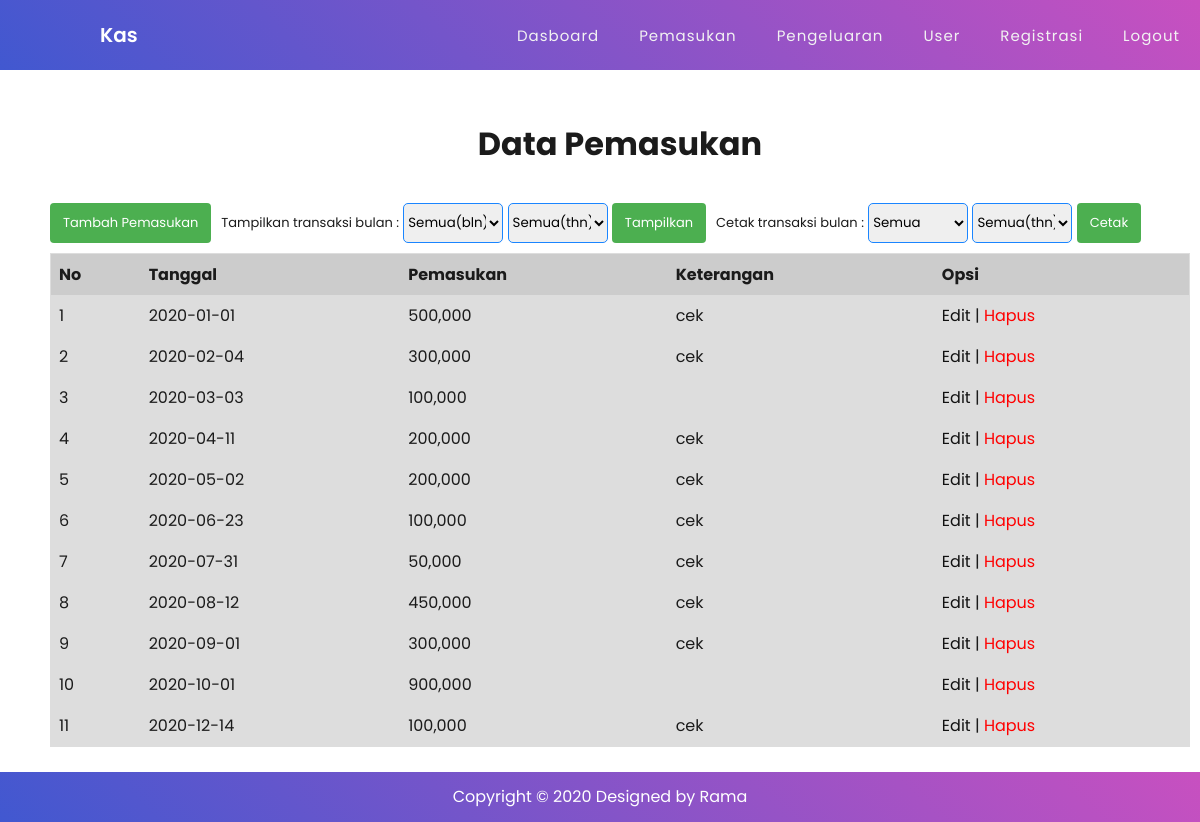
The app's page /index.php?view=pemasukan (signed in), older data.
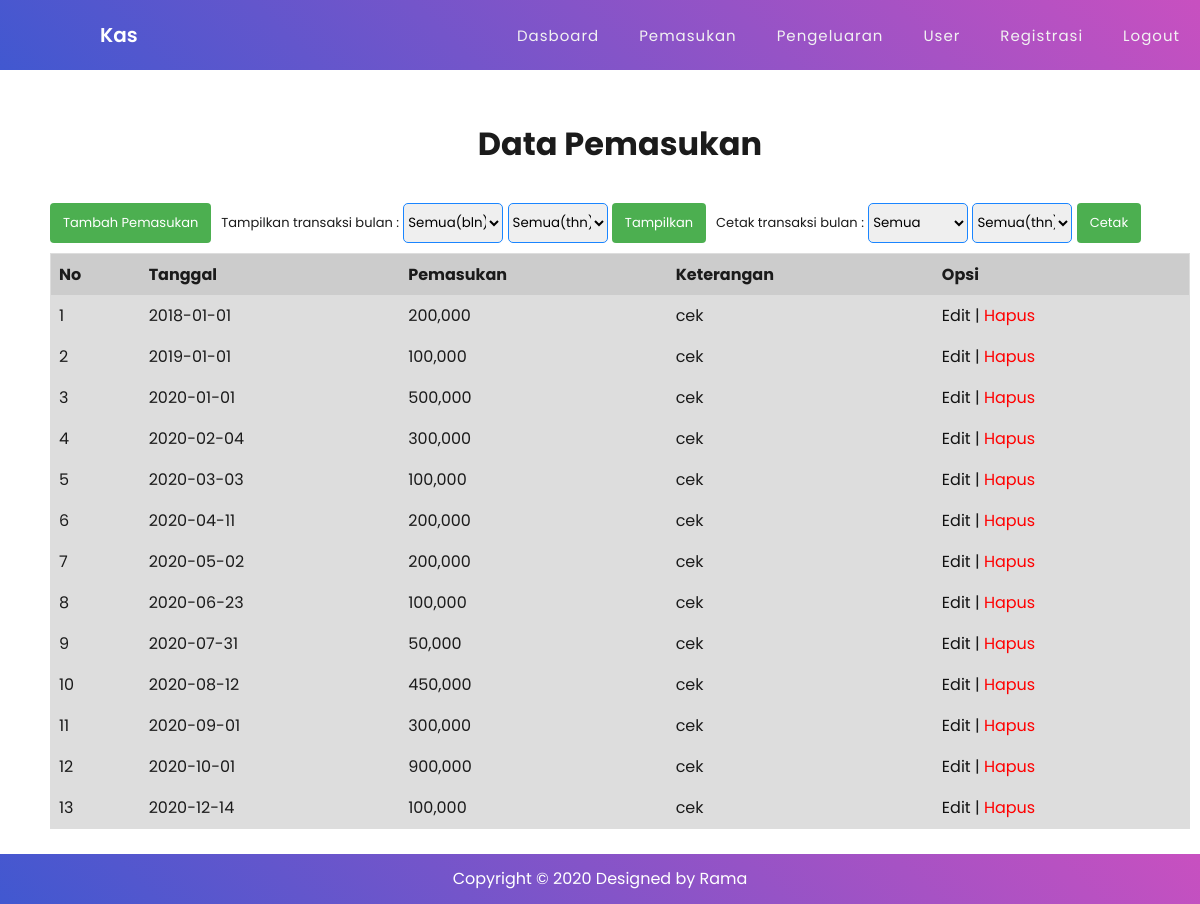
The same page, newer data.
### tables this page shows
CREATE TABLE `pemasukan` (
  `id_pemasukan` int(11) NOT NULL,
  `nominal` int(11) NOT NULL,
  `keterangan` varchar(255) NOT NULL,
  `tanggal_pemasukan` date NOT NULL
);

### config/config.php (called while the page is built, shortened)
<?php
$connect = mysqli_connect("localhost","root","","app_kas");
function query($query){
    global $connect;
    $result = mysqli_query($connect, $query);
    $rows = [];
    while($row = mysqli_fetch_assoc($result)){
        $rows[] = $row;
    }
    return $rows;
}

### view/admin/pemasukan.php (the view, shortened to what this page needs)
<?php
    $pemasukan = query("SELECT * FROM pemasukan ORDER BY tanggal_pemasukan ASC");
    if(isset($_POST['submit'])){
        $bulan = date($_POST['bulan']);
        $tahun = date($_POST['tahun']);
        if(!empty($bulan)){
            if(!empty($tahun)){
                $pemasukan = query("SELECT * FROM pemasukan WHERE MONTH(tanggal_pemasukan) = $bulan AND YEAR(tanggal_pemasukan) = $tahun");
            }else{
                $pemasukan = query("SELECT * FROM pemasukan WHERE MONTH(tanggal_pemasukan) = $bulan");
            }
        }elseif(!empty($tahun)){
            $pemasukan = query("SELECT * FROM pemasukan WHERE YEAR(tanggal_pemasukan) = $tahun");
        }
    }else{
        $pemasukan = query("SELECT * FROM pemasukan ORDER BY tanggal_pemasukan ASC");
    }
?>
<h1 style="text-align: center;">Data Pemasukan</h1><br>
<div style="display: flex; justify-content: flex-start;">
    <a href="index.php?view=tambah_pemasukan" class="button-primary">Tambah Pemasukan</a>
    <form method="POST" action="" style="margin-left: 10px;">
       <label for="date1" style="font-size:13px;">Tampilkan transaksi bulan :</label>
       <select name="bulan" id="bulan">
            <option value="">Semua(bln)</option>
       </select>
       <select name="tahun" id="bulan">
            <option value="">Semua(thn)</option>
       </select>
       <button type="submit" name="submit" class="button-primary">Tampilkan</button>
    </form>
    <form method="POST" action="cetak/cetak_pemasukan.php" target="_blank" style="margin-left: 10px;">
       <label for="date1" style="font-size:13px;">Cetak transaksi bulan :</label>
       <select name="bulan" id="bulan">
            <option value="">Semua</option>
       </select>
       <select name="tahun" id="bulan">
            <option value="">Semua(thn)</option>
       </select>
       <button type="submit" name="cetak" class="button-primary">Cetak</button>
    </form>
</div>
<div style="overflow-x:auto;">
    <table id="example">
        <thead>
            <tr>
                <th>No</th>
                <th>Tanggal</th>
                <th>Pemasukan</th>
                <th>Keterangan</th>
                <th>Opsi</th>
            </tr>
        </thead>
        <?php $i = 1; foreach($pemasukan as $p) : ?>
            <tbody>
                <tr>
                    <td><?= $i++ ?></td>
                    <td><?= $p['tanggal_pemasukan'] ?></td>
                    <td><?= number_format($p['nominal']) ?></td>
                    <td><?= $p['keterangan'] ?></td>
                    <td>
                        <a href="index.php?view=update_pemasukan&id_pemasukan=<?= $p['id_pemasukan'] ?>">Edit</a> |
                        <a href="index.php?view=hapus_pemasukan&id_pemasukan=<?= $p['id_pemasukan'] ?>" onclick="return confirm('yakin mau dihapus?')" style="color: red;">Hapus</a>
                    </td>
                </tr>
            </tbody>
        <?php endforeach ?>
    </table>
</div>

### index.php (shortened to what this page needs)
<?php
include "config/config.php";
?>
<!DOCTYPE html>
<html lang="en" dir="ltr">
  <head>
    <link rel="stylesheet" href="src/style.css">
  </head>
  <body>
    <nav>
      <div class="logo">
        Kas
      </div>
      <ul>
        <li><a href="index.php?view=dashboard">Dasboard</a></li>
        <li><a href="index.php?view=pemasukan">Pemasukan</a></li>
        <li><a href="index.php?view=pengeluaran">Pengeluaran</a></li>
        <li><a href="index.php?view=user">User</a></li>
        <li><a href="registrasi.php">Registrasi</a></li>
        <li><a href="logout.php">Logout</a></li>
      </ul>
    </nav>
    <div class="content">
      <?php
        if (isset($_GET['view'])) {
            $view = $_GET['view'];
            switch ($view) {
                case 'pemasukan':
                    include 'view/admin/pemasukan.php';
                    break;
              }
          }else{
              include 'view/admin/dashboard.php';
          }
        ?>
    </div>
    <div class="footer">
        Copyright &copy; 2020
        Designed by Rama
    </div>
</body>
</html>

### src/style.css (style rules this page uses)
* { margin: 0; padding: 0; box-sizing: border-box; font-family: 'Poppins', sans-serif; }
nav { display: flex; height: 70px; width: 100%; background: linear-gradient(-135deg, #c850c0, #4158d0); align-items: center; justify-content: space-between; padding: 0 0 0 100px; flex-wrap: wrap; }
nav .logo { color: #fff; font-size: 20px; font-weight: 600; }
nav ul { display: flex; flex-wrap: wrap; list-style: none; }
nav ul li { margin: 0 5px; }
nav ul li a { color: #f2f2f2; text-decoration: none; font-size: 15px; font-weight: 500px; padding: 8px 15px; border-radius: 5px; letter-spacing: 1px; transition: all 0.3s ease; }
.content { width: 100%; margin: 20px; position: fixed; color: #1b1b1b; }
a { text-decoration: none; color: #111; }
.button-primary { width: fit-content; background-color: #4CAF50; color: white; font-size: 13px; padding: 10px 13px; margin: 10px 0; border: none; border-radius: 4px; cursor: pointer; }
table { border-collapse: collapse; border-spacing: 0; width: 100%; border: 1px solid #ddd; margin-bottom: 75px; }
th, td { text-align: left; padding: 8px; }
thead tr { background-color: #ccc; }
tbody tr:nth-child(odd) { background-color: #ddd; }
#bulan { height: 40px; width: 100px; border: 1px solid#1a85ff; border-radius: 5px; }
.footer { height:50px; line-height:50px; background: linear-gradient(-135deg, #c850c0, #4158d0);; color:#fff; text-align: center; position: fixed; bottom:0px; width:100%; }
.content { position: absolute; width: 600px; margin: 50px 20px; z-index: -1; width: 100%; padding: 0 30px; color: #1b1b1b; }

Row changes from the older to the newer data that the page shows:
added pemasukan: tanggal_pemasukan "2018-01-01", nominal "200,000", keterangan "cek"
added pemasukan: tanggal_pemasukan "2019-01-01", nominal "100,000", keterangan "cek"
changed pemasukan (number 5 of 13 on the later page): keterangan (not shown) → "cek"
changed pemasukan (number 12 of 13 on the later page): keterangan (not shown) → "cek"
